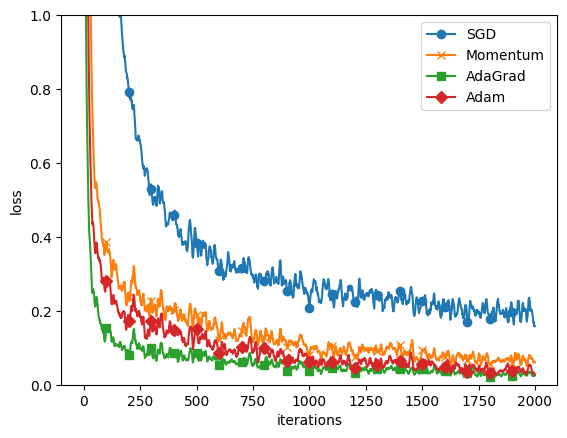

Here is the Python script that generated this plot:

import os
import sys
import matplotlib.pyplot as plt
import numpy as np
from dataset.mnist import load_mnist
sys.path.append(os.pardir)  # 부모 디렉터리의 파일을 가져올 수 있도록 설정
from common.util import smooth_curve
from common.multi_layer_net import MultiLayerNet
from common.optimizer import *

(x_train, t_train), (x_test, t_test) = load_mnist(normalize=True)

train_size = x_train.shape[0]
batch_size = 128
max_iterations = 2000

optimizers = {}
optimizers['SGD'] = SGD()
optimizers['Momentum'] = Momentum()
optimizers['AdaGrad'] = AdaGrad()
optimizers['Adam'] = Adam()
# optimizers['RMSprop'] = RMSprop()

networks = {}
train_loss = {}
for key in optimizers.keys():
    networks[key] = MultiLayerNet(
        input_size=784, hidden_size_list=[100, 100, 100, 100],
        output_size=10)
    train_loss[key] = []


#Train
for i in range(max_iterations):
    batch_mask = np.random.choice(train_size, batch_size)
    x_batch = x_train[batch_mask]
    t_batch = t_train[batch_mask]

    for key in optimizers.keys():
        grads = networks[key].gradient(x_batch, t_batch)
        optimizers[key].update(networks[key].params, grads)

        loss = networks[key].loss(x_batch, t_batch)
        train_loss[key].append(loss)


markers = {"SGD": "o", "Momentum": "x", "AdaGrad": "s", "Adam": "D"}
x = np.arange(max_iterations)
for key in optimizers.keys():
    plt.plot(x, smooth_curve(train_loss[key]), marker=markers[key],
        markevery=100, label=key)
plt.xlabel("iterations")
plt.ylabel("loss")
plt.ylim(0, 1)
plt.legend()
plt.show()
